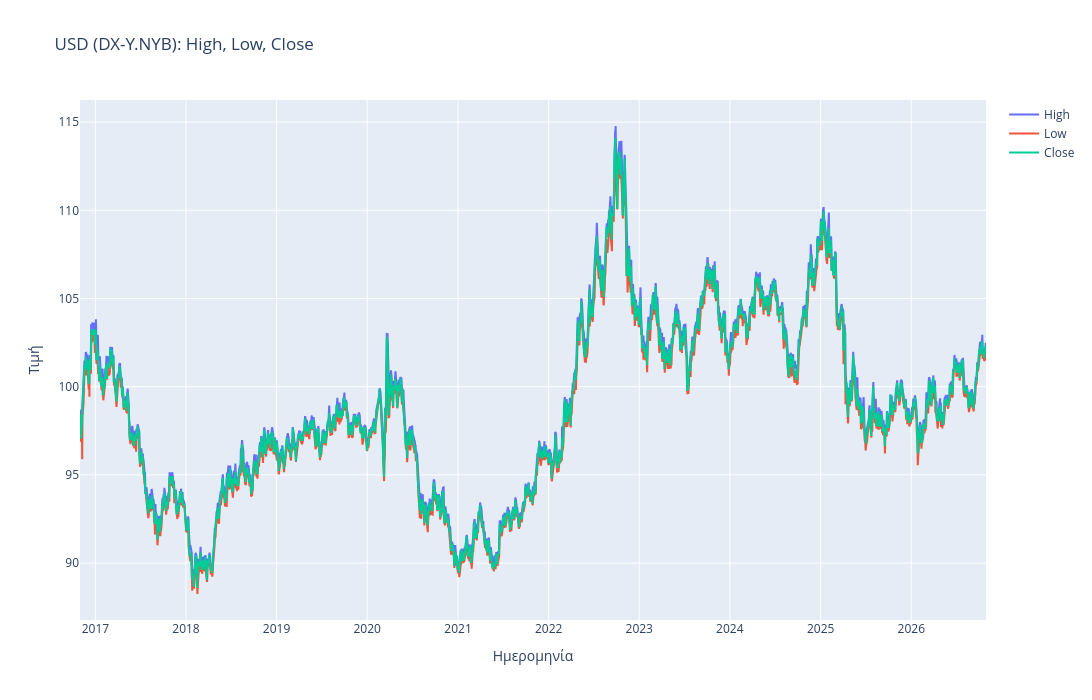

Notebook code cell kept with this figure:
### Markdown cell above
Η μέση τιμή όλων των μεταβλητών είναι περίπου 98,8 και η τυπική απόκλιση περίπου 5.

### Code cell
fig = go.Figure()
for col in ["High", "Low", "Close"]:
    fig.add_trace(go.Scatter(x=usd.index, y=usd[col], mode="lines", name=col))
fig.update_layout(title="USD (DX-Y.NYB): High, Low, Close", xaxis_title="Ημερομηνία", yaxis_title="Τιμή",
                  width=1400, height=700)
fig.show()

### Figure 1 — Plotly figure (JSON) as saved in the notebook; plotly's stock layout.template omitted (floating-point values rounded to 4 significant figures; data arrays with more than 128 entries replaced by an {"elided": "..."} marker saying what was removed)
{"data": [{"mode": "lines", "name": "High", "type": "scatter", "x": {"elided": "2514 str values"}, "y": {"elided": "2514 float values"}}, {"mode": "lines", "name": "Low", "type": "scatter", "x": {"elided": "2514 str values"}, "y": {"elided": "2514 float values"}}, {"mode": "lines", "name": "Close", "type": "scatter", "x": {"elided": "2514 str values"}, "y": {"elided": "2514 float values"}}], "layout": {"height": 700, "title": {"text": "USD (DX-Y.NYB): High, Low, Close"}, "width": 1400, "xaxis": {"title": {"text": "Ημερομηνία"}}, "yaxis": {"title": {"text": "Τιμή"}}}}
